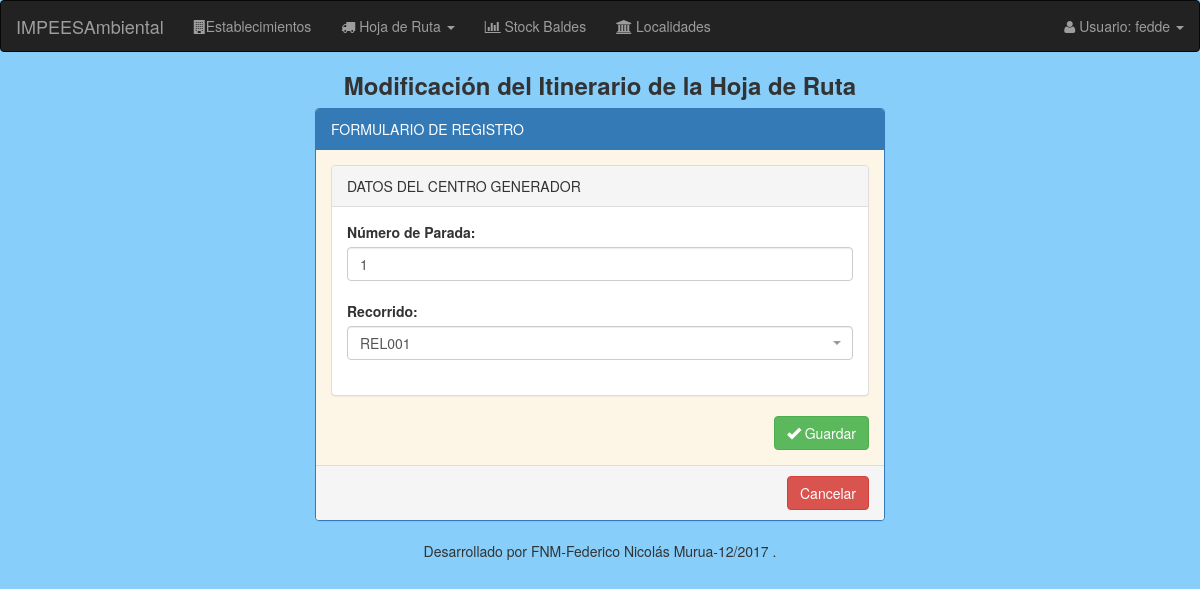
The page /hojas-de-Ruta/modificación/generador/itinerario/89/3/1/ (signed in) on the database as committed earlier.
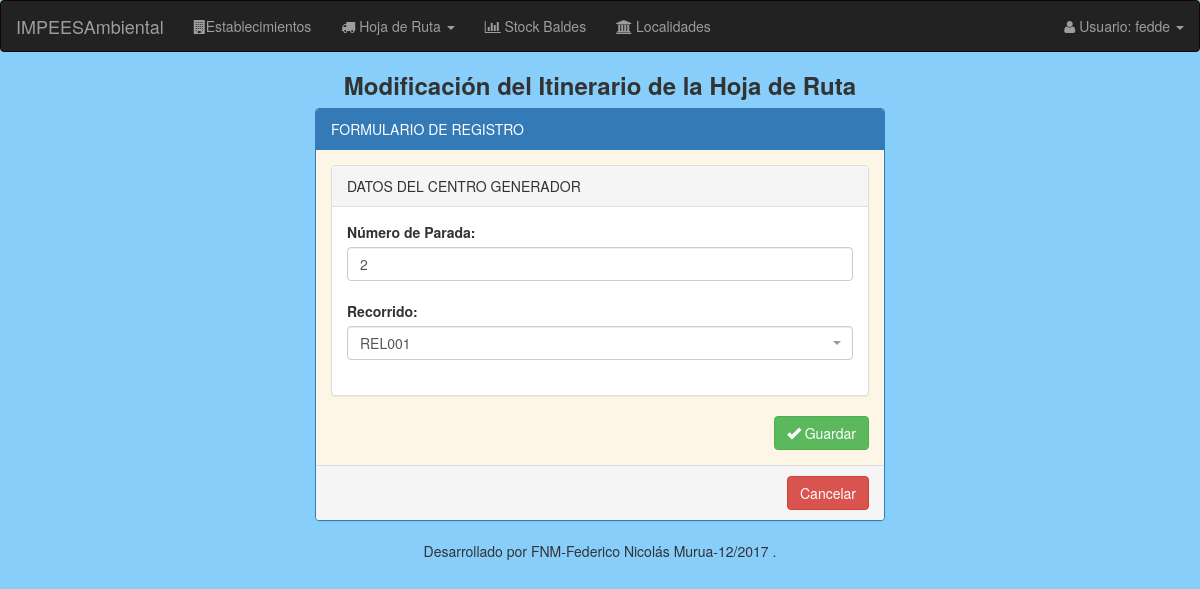
The same page on the database as committed later.
### modulo_I/models.py (models this page shows, shortened)
class EstablecimientoGenerador(models.Model):
    nro_inscripcion = models.BigIntegerField(unique=True, blank=True, null=True, default=None) # N° inscripcion registro de generadores provincia del chubut
    activo = models.BooleanField(default=False)
    razon_social = models.CharField(max_length=50)
    direccion = models.CharField(max_length=100)
    tipo_actividad = MultiSelectField(choices=sorted(Actividades), blank=True, null=True)
    recoleccion = MultiSelectField(choices=Dias, blank=True, null=True)
    localidad = models.ForeignKey('Localidad', null=True, on_delete=models.SET_NULL)
    telefono = models.CharField(max_length=50, blank=True, null=True)
    email = models.CharField(max_length=200, blank=True, null=True)
    responsable_ambiental = models.CharField(max_length=50, blank=True, null=True)
    cuit = models.CharField(max_length=20, blank=True, null=True)
    recorrido = models.ForeignKey('Recorrido', blank=True, null=True, on_delete=models.SET_NULL)
    nro_parada = models.IntegerField(validators=[MinValueValidator(1)], blank=True, null=True)
    recorrido_extra = models.ForeignKey('Recorrido', blank=True, null=True, on_delete=models.SET_NULL, related_name="recorrido_extra")
    nro_parada_extra = models.IntegerField(validators=[MinValueValidator(1)], blank=True, null=True)

### modulo_I/forms.py
class ItinerarioForm(forms.ModelForm):
    class Meta:
        model = EstablecimientoGenerador
        fields = ['nro_parada', 'recorrido' ]

### modulo_I/models.py (called while the page is built)
    def __str__(self):
        return "%s" % (self.nombre)

### modulo_I/templates/registroHojaRuta/itinerario/itinerario_form.html (shortened to what this page needs)
{% extends "base/base_forms.html" %}
{% load staticfiles %}
{% load staticfiles bootstrap3 %}
{% load widget_tweaks %}
{% block header-title %} Modificación del Itinerario de la Hoja de Ruta {% endblock %}
{% block step-form %}
  <div class="form-section">
    <div class="panel panel-default">
      <div class="panel-heading">DATOS DEL CENTRO GENERADOR</div>
        <div class="panel-body">
          <label>Número de Parada:</label>
          {{generador_form.nro_parada|add_class:'form-control'|attr:"type:number"|attr:"data-parsley-type=integer"}}
          <br>
          <label>Recorrido:</label>
          <br>
        </div>
    </div>
  </div>
{% endblock %}
{% block url-cancelar %}
  {% url 'generadores:listado_establecimientos_recorrido' id_recorrido=recorrido dia=dia%}
{% endblock %}

Rows that differ between the two databases and show on the page:
changed EstablecimientoGenerador: nro_parada "1" → "2"
